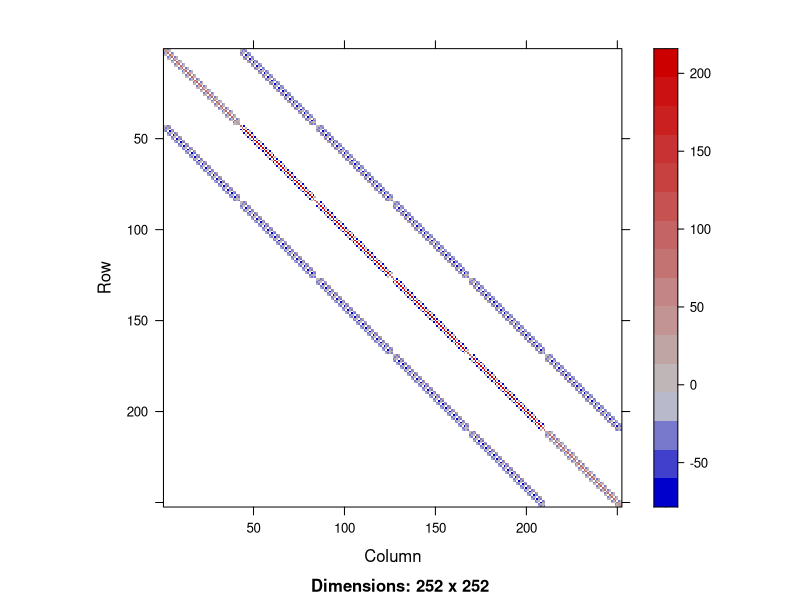
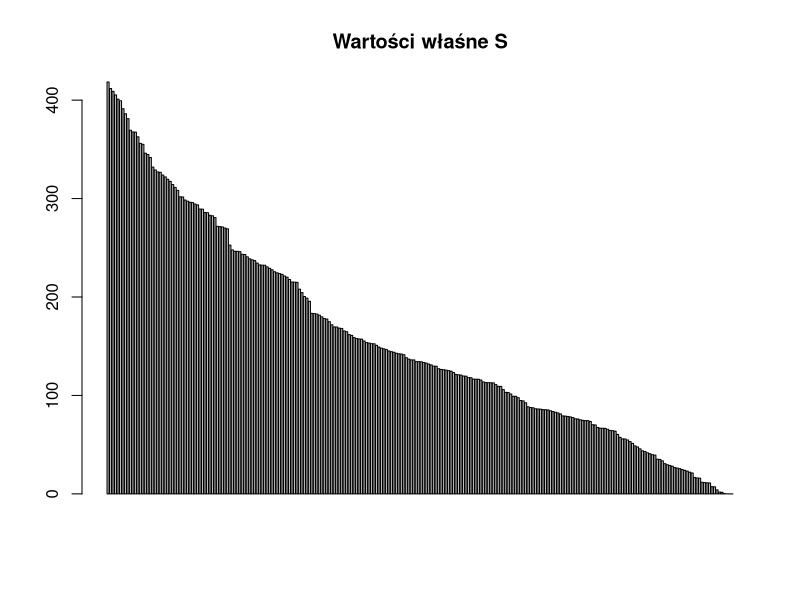
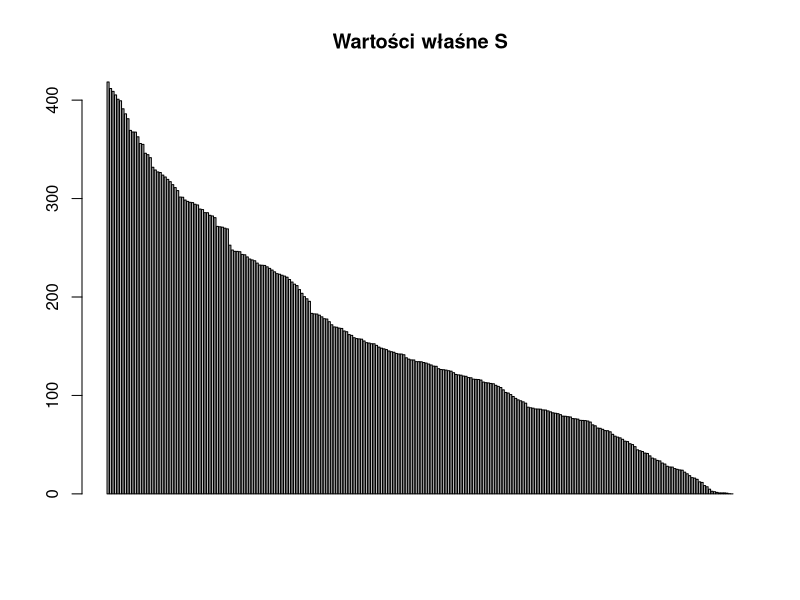
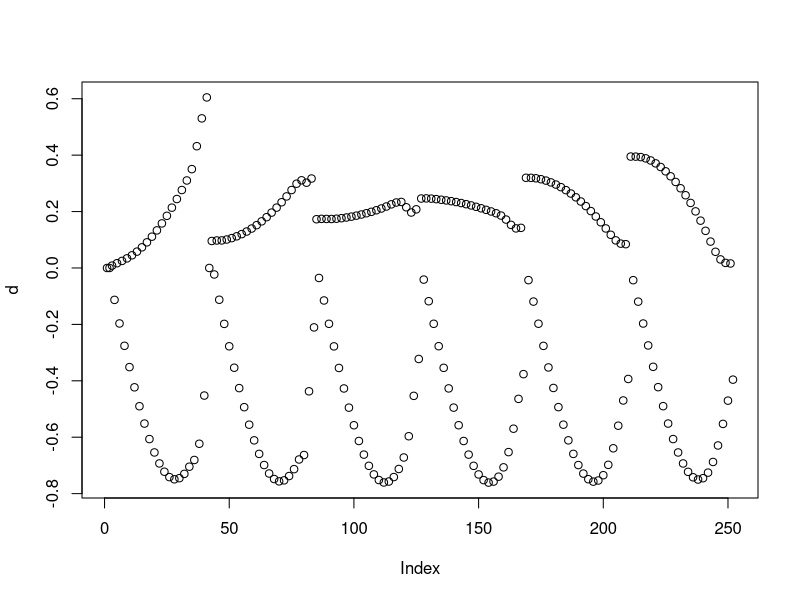
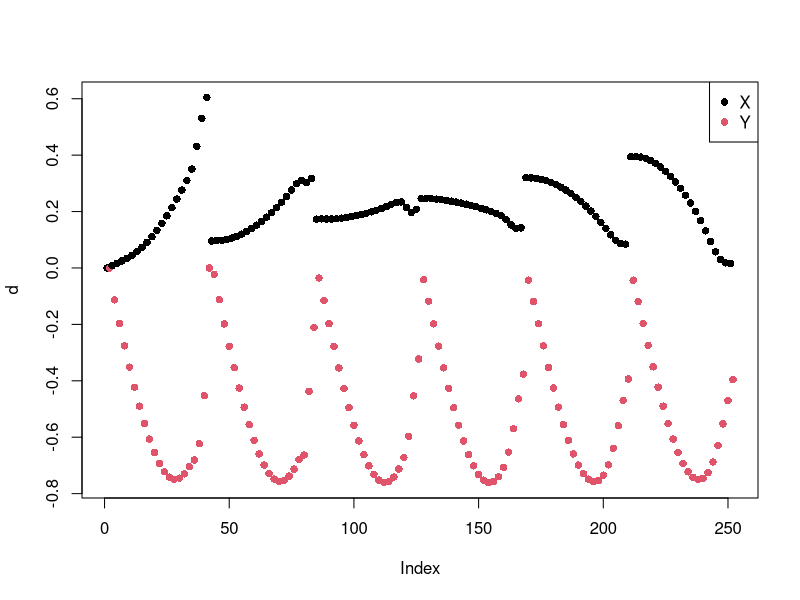
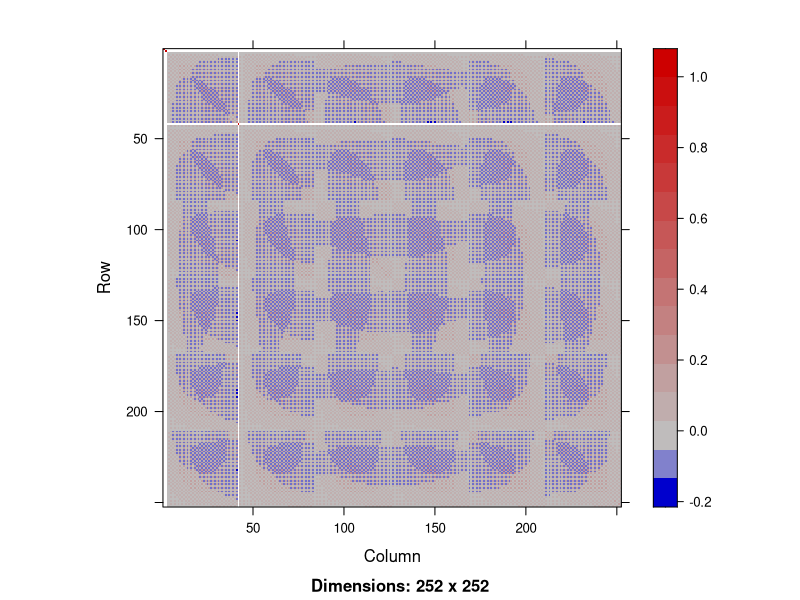
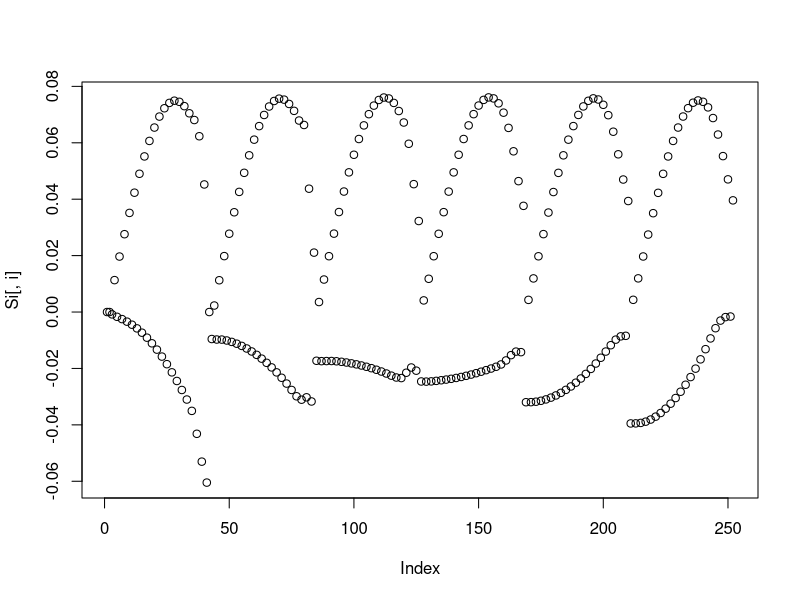
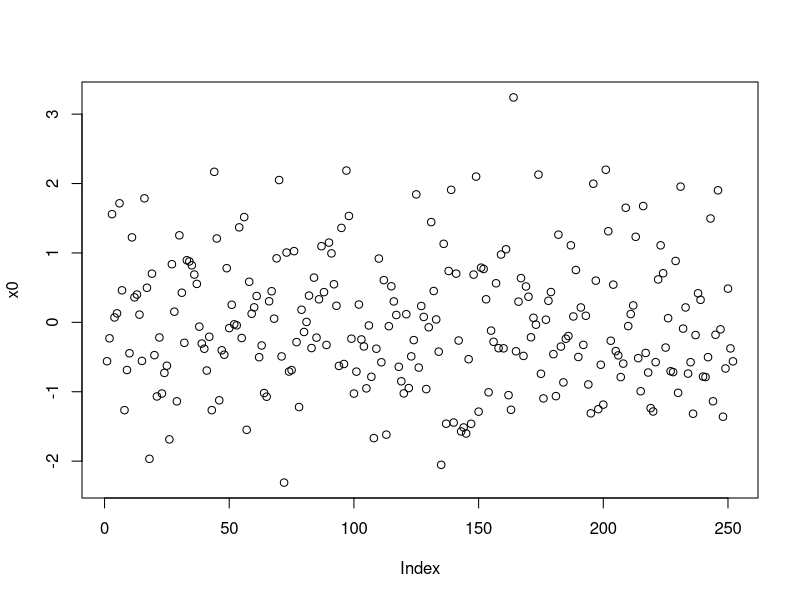

Recreate these plots in R, in order.
## ---- chunk 1
# Przydatne pakiety
library(Matrix)
library(knitr)
set.seed(123)
## ---- chunk 2
S = as.matrix(read.table("data/metnum/S.txt"))
S = Matrix(S,sparse=TRUE)
## ---- chunk 3
image(S)
## ---- chunk 4
lam = eigen(S)$val
barplot(lam,main="Wartości właśne S")
## ---- chunk 5
print.few = function(lam,name="\\lambda") {
  lam = data.frame(as.list(lam))
  names(lam) = paste0("$",name,"_{",1:length(lam),"}$")
  lam = lam[,c(1:3,ncol(lam)-4:0)]
  lam[,3] = "$\\cdots$"
  names(lam)[3] = "$\\cdots$"
  kable(lam)
}
## ---- chunk 6
print.few(lam)
## ---- chunk 7
fix = c(1,2,42)   # Wybrane wiersze
I = diag(nrow(S)) # Macierz jednostkowa o odpowiednim rozmiarze
S[fix,]=I[fix,]   # Zastępujemy wiersze
S[,fix]=I[,fix]   # Zastępujemy kolumny (by macierz pozostała symetryczna)
lam = eigen(S)$val
barplot(lam,main="Wartości właśne S")
## ---- chunk 8
print.few(lam)
## ---- chunk 9
i=80
## ---- chunk 10
i=80
F = rep(0,nrow(S))
F[i] = -10
## ---- chunk 11
d = solve(S,F) # funkcja solve rozwiązuje S d = F
plot(d)
## ---- chunk 12
plot(d,col=1:2,pch=16)
legend("topright",c("X","Y"),col=1:2,pch=16)
## ---- chunk 13
Si = solve(S) # funkcja solve zwraca też macierz odwrotną
image(Si)
## ---- chunk 14
plot(Si[,i])
## ---- chunk 15
x0 = rnorm(ncol(S))
plot(x0)
## ---- chunk 16
x = x0
r = F - S %*% x
plot(r)
## ---- chunk 17
P = S
P[row(P) != col(P)] = 0
## ---- chunk 18
lam = eigen(solve(P,S))$val
barplot(lam,main="Wartości właśne P^-1 S")
## ---- chunk 19
plot.lam=function(lam) {
  plot(lam+0i,asp=1,xlim=c(-1,3),xlab=expression(Re(lambda)),ylab=expression(Re(lambda)))
  a=seq(0,2*pi,len=200)
  for (d in seq(0,1,0.2)) lines(d*sin(a)+1,d*cos(a),lty=2)
}
## ---- chunk 20
plot.lam(lam)
## ---- chunk 21
P = S
P[row(P) > col(P)] = 0
## ---- chunk 22
lam = eigen(solve(P,S))$val
plot.lam(lam)
## ---- chunk 23
resid = NULL
residual=function(it,res,name="Unknown") {
  res = sqrt(sum(res*res))
  resid <<- rbind(resid,data.frame(iteration=it,residual=res,name=name))
  res < 1e-6 || res > 1e9
}
draw.residuals = function(name) {
  if (!missing(name)) resid = resid[resid$name %in% name,,drop=FALSE]
  resid$name = factor(resid$name,levels=unique(resid$name))
  plot(resid$iteration, resid$residual, log="y", type="n", xlab="Iteracja", ylab="Residual")
  by(resid,resid$name, function(resid) {
    lines(resid$iteration, resid$residual,col=resid$name)
  })
  legend("topright",levels(resid$name),lty=1,col=1:nlevels(resid$name))
}
delete.residuals = function(name) resid <<- resid[! resid$name %in% name,]

itmax = 2000

x0[] = 0
## ---- chunk 24
P = S
P[row(P) != col(P)] = 0
## ---- chunk 25
x = x0
for (i in 1:itmax) {
  r = F - S %*% x
  p = solve(P,r)
  x = x + p
  if (residual(i,r,"Jacobi")) break
}
draw.residuals()
## ---- chunk 26
plot.lam=function(lam) {
  plot(lam+0i,asp=1,xlim=c(-2,2),xlab=expression(Re(lambda)),ylab=expression(Re(lambda)),col=ifelse(Mod(lam)<1,1,2))
  a=seq(0,2*pi,len=200)
  lines(sin(a),cos(a),lty=2)
}
I=diag(ncol(P))
## ---- chunk 27
lam = eigen(I - solve(P,S))$val
plot.lam(lam)
## ---- chunk 28
alpha = 0.7
lam = eigen(I - alpha*solve(P,S))$val
plot.lam(lam)
## ---- chunk 29
delete.residuals("Jacobi")
alpha = 0.7
x = x0
for (i in 1:itmax) {
  r = F - S %*% x
  p = solve(P,r)
  x = x + alpha*p
  if (residual(i,r,"Jacobi alpha=0.7")) break
}
draw.residuals()
## ---- chunk 30
P = S
P[row(P) < col(P)] = 0
## ---- chunk 31
alpha = 1.5
lam = eigen(I - alpha*solve(P,S))$val
plot.lam(lam)
## ---- chunk 32
alpha = 1.5
x = x0
for (i in 1:itmax) {
  r = F - S %*% x
  p = solve(P,r)
  x = x + alpha*p
  if (residual(i,r,"Gauss-Seidl alpha=1.5")) break
}
draw.residuals()
## ---- chunk 33
P = S
P[row(P) != col(P)] = 0
## ---- chunk 34
x = x0
alphas = NULL
for (i in 1:itmax) {
  r = F - S %*% x
  p = solve(P,r)
  Ap = S %*% p
  alpha = sum(r * Ap)/sum(Ap * Ap)
  x = x + alpha*p
  alphas = c(alphas,alpha)
  if (residual(i,r,"Basic MINRES")) break
}
draw.residuals()
## ---- chunk 35
plot(alphas,log="y",ylab=expression(alpha),xlab="Iteracja")
abline(h=0.7,lty=2)
## ---- chunk 36
draw.lake = function(b) {
  a = seq(0,2*pi,len=100)
  r = (2+cos(a*2+0.4))
  p = cbind(cos(a)*r,sin(a)*r)
  plot(p,asp=1,type="l",xlab="Longnitute",ylab="Latitude")
  points(b[1],b[2],pch=16,cex=2)
}
draw.boat = function(x,p,i=0) {
  points(x[1],x[2],pch=15)
  if (!is.na(i)) text(x[1],x[2],paste0("x",i),adj=c(1.1,1.1))
  arrows(x[1],x[2],x[1]+p[1],x[2]+p[2],angle=10,length=0.15,col=8)
  if (!is.na(i)) text(x[1]+p[1]*0.6,x[2]+p[2]*0.6,paste0("p",i),adj=c(1.1,1.1))
}
## ---- chunk 37
b = c(2.9,0)
draw.lake(b)
## ---- chunk 38
A = diag(2)
P = matrix(c(1,0.8,0.9,1),2,2)*4
## ---- chunk 39
x = c(-0.5,0.5)
r = b - A %*% x
p = solve(P,r)
draw.lake(b)
draw.boat(x,p)
## ---- chunk 40
  Ap = A %*% p
  alpha = sum(r * Ap)/sum(Ap * Ap)
## ---- chunk 41
draw.lake(b)
draw.boat(x,p)
x = x + alpha * p
r = b - A %*% x
p = solve(P,r)
draw.boat(x,p,1)
## ---- chunk 42
draw.lake(b)
x = c(-0.5,0.5)
for (i in 1:12) { 
  r = b - A %*% x
  p = solve(P,r)
  draw.boat(x,p,NA)
  Ap = A %*% p
  alpha = sum(r * Ap)/sum(Ap * Ap)
  x = x + alpha*p
}
## ---- chunk 43
P = S
P[row(P) != col(P)] = 0
## ---- chunk 44
x = x0
for (i in 1:itmax) {
  r = F - S %*% x
  p = solve(P,r)
  if (i != 1) {
    Ap = S %*% p
    Aq = S %*% q
    beta = sum(Ap * Aq)/sum(Aq * Aq)
    p = p - beta * q
  }
  Ap = S %*% p
  alpha = sum(r * Ap)/sum(Ap * Ap)
  x = x + alpha*p
  if (residual(i,r,"MINRES + beta")) break
  q = p
}
draw.residuals()
## ---- chunk 45
x = x0
q = NULL
for (i in 1:itmax) {
  r = F - S %*% x
  p = solve(P,r)
  if (i != 1) {
    Ap = S %*% p
    Aq = S %*% q
    beta = solve(t(Aq) %*% Aq, t(Aq) %*% Ap)
    p = p - q %*% beta
  }
  Ap = S %*% p
  alpha = sum(r * Ap)/sum(Ap * Ap)
  x = x + alpha*p
  if (residual(i,r,"MINRES + beta (full)")) break
  q = cbind(p,q)
}
draw.residuals()
## ---- chunk 46
x = x0
q = NULL
for (i in 1:itmax) {
  r = F - S %*% x
  p = solve(P,r)
  if (i != 1) {
    Aq = S %*% q
    beta = solve(t(Aq) %*% q, t(Aq) %*% p)
    p = p - q %*% beta
  }
  Ap = S %*% p
  alpha = sum(r * p)/sum(p * Ap)
  x = x + alpha*p
  if (residual(i,r,"Symmetric, positive MINRES (full)")) break
  q = cbind(p,q)
}
draw.residuals()
## ---- chunk 47
draw.residuals("Symmetric, positive MINRES (full)")
## ---- chunk 48
print.few(beta,"\\beta")
## ---- chunk 49
x = x0
for (i in 1:itmax) {
  r = F - S %*% x
  p = solve(P,r)
  if (i != 1) {
    Aq = S %*% q
    beta = sum(Aq * p)/sum(Aq * q)
    p = p - q %*% beta
  }
  Ap = S %*% p
  alpha = sum(r * p)/sum(p * Ap)
  x = x + alpha*p
  if (residual(i,r,"Conjugate Gradient")) break
  q = p
}
draw.residuals()
## ---- chunk 50
x = x0
r = F - S %*% x
q = r
for (i in 1:itmax) {
  if (residual(i,r,"Conjugate Gradient (no precond)")) break
  Aq = S %*% q
  alpha = sum(r * q)/sum(q * Aq)
  x = x + alpha*q
  r = r - alpha*Aq
  beta = sum(r * Aq)/sum(q * Aq)
  q = r - beta * q
}
draw.residuals()
## ---- chunk 51
resid$name = factor(resid$name, levels=unique(resid$name))
## ---- chunk 52
it = tapply(resid$iteration,resid$name,max)
it[it==itmax] = paste(">",itmax)
kable(data.frame(Iteracji=it))
